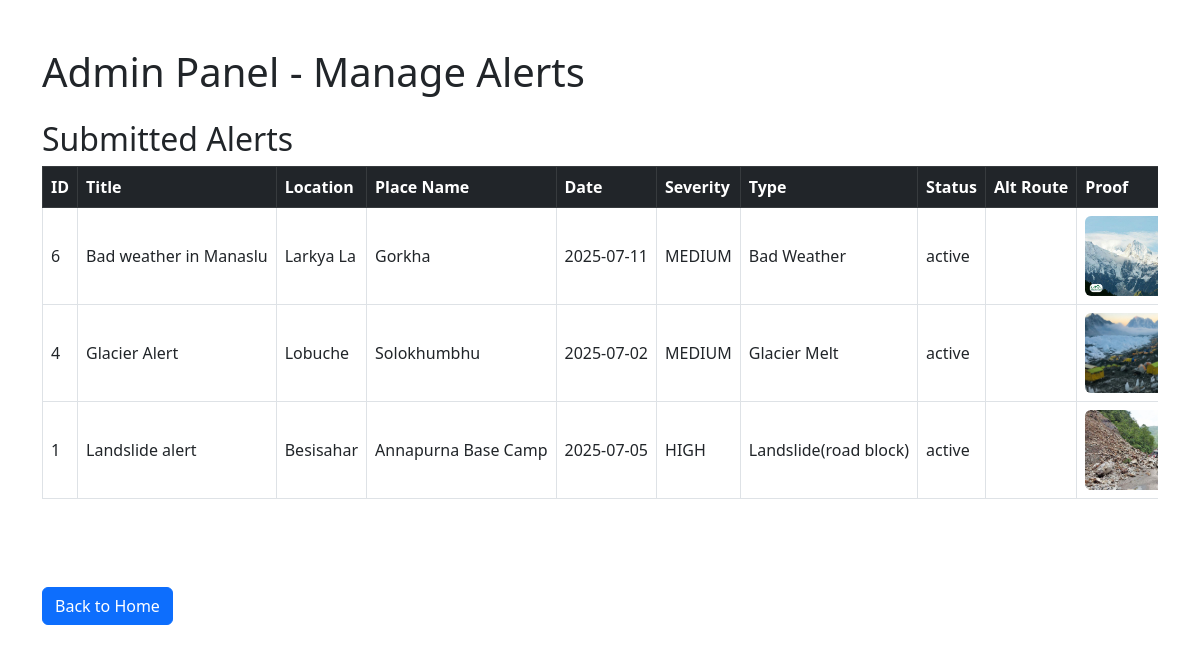
The page /contribute/admin.php on the database its author committed.
### tables this page shows
CREATE TABLE `alerts` (
  `id` int(11) NOT NULL,
  `title` varchar(255) NOT NULL,
  `description` text NOT NULL,
  `location` varchar(255) NOT NULL,
  `date` date NOT NULL,
  `severity` enum('LOW','MEDIUM','HIGH') NOT NULL,
  `type` varchar(100) NOT NULL,
  `status` enum('active','inactive') NOT NULL DEFAULT 'active',
  `alt_route` text DEFAULT NULL,
  `proof` varchar(255) DEFAULT NULL,
  `approved` enum('pending','approved','denied') NOT NULL DEFAULT 'pending',
  `place_id` varchar(255) DEFAULT NULL
);

CREATE TABLE `places` (
  `id` int(11) NOT NULL,
  `name` varchar(50) NOT NULL
);

### contribute/admin.php (the view, shortened to what this page needs)
<?php
include 'db_config.php';
?>
<!DOCTYPE html>
<html lang="en">
<head>
  <link href="https://cdn.jsdelivr.net/npm/bootstrap@5.3.0/dist/css/bootstrap.min.css" rel="stylesheet" />
</head>
<body>
<div class="container mt-5 mb-5">
  <h1 class="mb-4">Admin Panel - Manage Alerts</h1>
  <h2>Submitted Alerts</h2>
  <div class="table-responsive mb-5">
    <?php
    $alerts = $conn->query("SELECT alerts.*, places.name AS place_name FROM alerts LEFT JOIN places ON alerts.place_id = places.id ORDER BY alerts.id DESC");
    if ($alerts->num_rows > 0):
    ?>
    <table class="table table-bordered table-hover align-middle text-nowrap">
      <thead class="table-dark">
        <tr>
          <th>ID</th><th>Title</th><th>Location</th><th>Place Name</th><th>Date</th><th>Severity</th><th>Type</th><th>Status</th><th>Alt Route</th><th>Proof</th><th>Approved</th><th>Actions</th>
        </tr>
      </thead>
      <tbody>
        <?php while($alert = $alerts->fetch_assoc()):
          $row_class = match($alert['approved']) {
            'pending' => 'pending-row',
            'approved' => 'approved-row',
            'denied' => 'denied-row',
            default => ''
          };
        ?>
        <tr class="<?= $row_class ?>">
          <td><?= $alert['id'] ?></td>
          <td><?= htmlspecialchars($alert['title']) ?></td>
          <td><?= htmlspecialchars($alert['location']) ?></td>
          <td><?= ucwords(htmlspecialchars($alert['place_name'] ?? 'N/A')) ?></td>
          <td><?= htmlspecialchars($alert['date']) ?></td>
          <td><?= htmlspecialchars($alert['severity']) ?></td>
          <td><?= htmlspecialchars($alert['type']) ?></td>
          <td><?= htmlspecialchars($alert['status']) ?></td>
          <td style="white-space: pre-wrap; max-width:150px;"><?= htmlspecialchars($alert['alt_route']) ?></td>
          <td>
            <?php if ($alert['proof'] && file_exists($alert['proof'])): ?>
              <a href="<?= htmlspecialchars($alert['proof']) ?>" target="_blank">
                <img src="<?= htmlspecialchars($alert['proof']) ?>" class="img-thumb rounded" alt="Proof" />
              </a>
            <?php else: ?>
              <small>No Image</small>
            <?php endif; ?>
          </td>
        </tr>
        <?php endwhile; ?>
      </tbody>
    </table>
    <?php else: ?>
      <p>No alerts found.</p>
    <?php endif; ?>
  </div>
  <a href="/ecotrail/admin" class="btn btn-primary mt-4">Back to Home</a>
</div>
</body>
</html>

### contribute/admin.php (style rules this page uses)
.approved-row { background-color: #d1e7dd; }
.img-thumb { max-height: 80px; width: auto; cursor: pointer; transition: transform 0.2s; }
.table-responsive { max-height: 500px; overflow-y: auto; }

### rows shown on the page
alerts: id "6", title "Bad weather in Manaslu", location "Larkya La", place.name "Gorkha", date "2025-07-11", severity "MEDIUM", type "Bad Weather", status "active", proof (picture)
alerts: id "4", title "Glacier Alert", location "Lobuche", place.name "Solokhumbhu", date "2025-07-02", severity "MEDIUM", type "Glacier Melt", status "active", proof (picture)
alerts: id "1", title "Landslide alert", location "Besisahar", place.name "Annapurna Base Camp", date "2025-07-05", severity "HIGH", type "Landslide(road block)", status "active", proof (picture)
